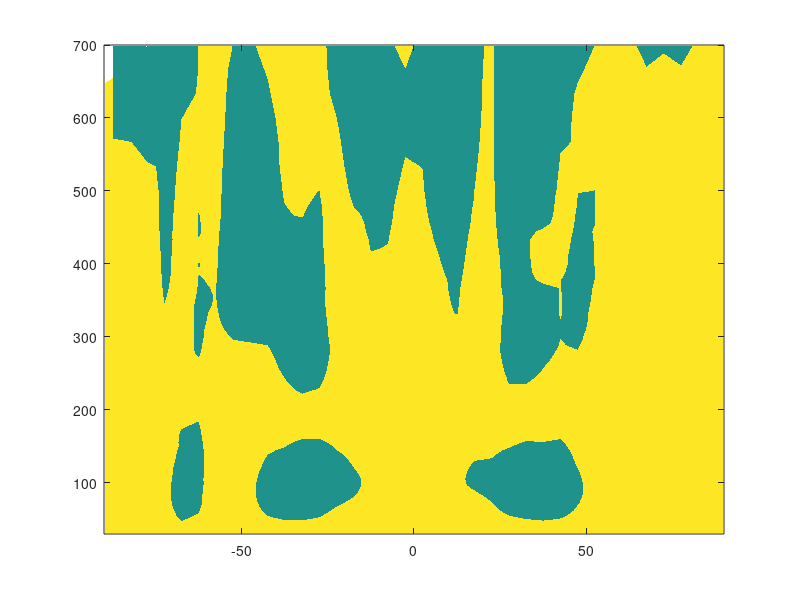

Write the MATLAB code that produced this figure. (Note: this script raises an error after producing the figure.)
%%% In this example, the 2 contour of a contour plot
%%% is filled with hatching.

load example_data.mat
% plot background data
[c,h] = contourf(lat,p,temp,[150:10:320]);
caxis([190 270]);
set(h,'linestyle','none');
hold on;
% plot hatching region:
[c2,h2] = contourf(lat2,p2,zone,[2 2]); % plots only the 2 contour
set(h2,'linestyle','none');
hp = findobj(h2,'type','patch'); % findobj is highly customizable
hold off;                                 % if you want to have more control

%%% Comment/uncomment these blocks for different effects:
%%% Example 1:
%%% Default hatching
hatchfill2(hp);

%%% Example 2:
%%% Set logarithmic yscale and reverse yaxis.
%%% For predictable results, it is important to set
%%% xscale/yscale/xdir/ydir/xlim/ylim BEFORE calling hatchfill.
% ylim([50 700])
% set(gca,'yscale','log','ydir','reverse');
% hatchfill(hp);

%%% Example 3:
%%% Cross-hatching with gray fill and thick blue lines
% hh = hatchfill(hp,'cross',45,5,[0.8 0.8 0.8]);
% set(hh,'color','b','linewidth',2);

%%% Example 4:
%%% Speckling
% hatchfill(hp,'speckle');
